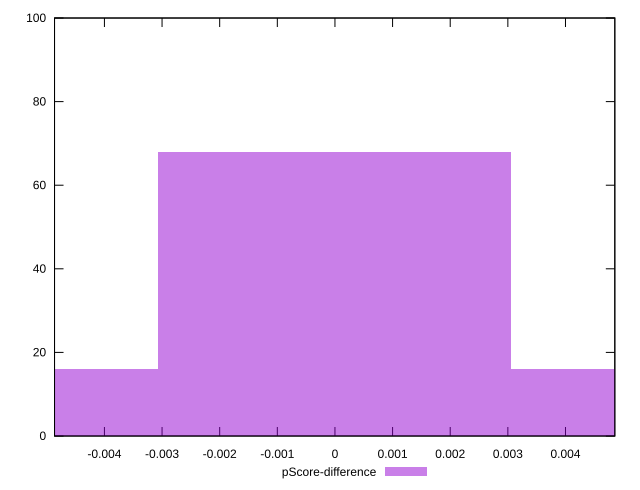

Write gnuplot code to recreate this figure.
reset

$pScoreDifference <<EOF
0 68
-0.006125988803521557 16
0.006125988803521557 16
EOF

set key outside below
set boxwidth 0.006125988803521557
set xrange [-0.004865596677968931:0.0048561057581643086]
set yrange [0:100]
set trange [0:100]
set style fill transparent solid 0.5 noborder
set terminal svg size 640, 490 enhanced background rgb 'white'
set output "report_00011_2021-02-09T10:53:21.242Z/first-meaningful-paint/samples/pages/pScore-difference/histogram.svg"

plot $pScoreDifference title "pScore-difference" with boxes

reset
